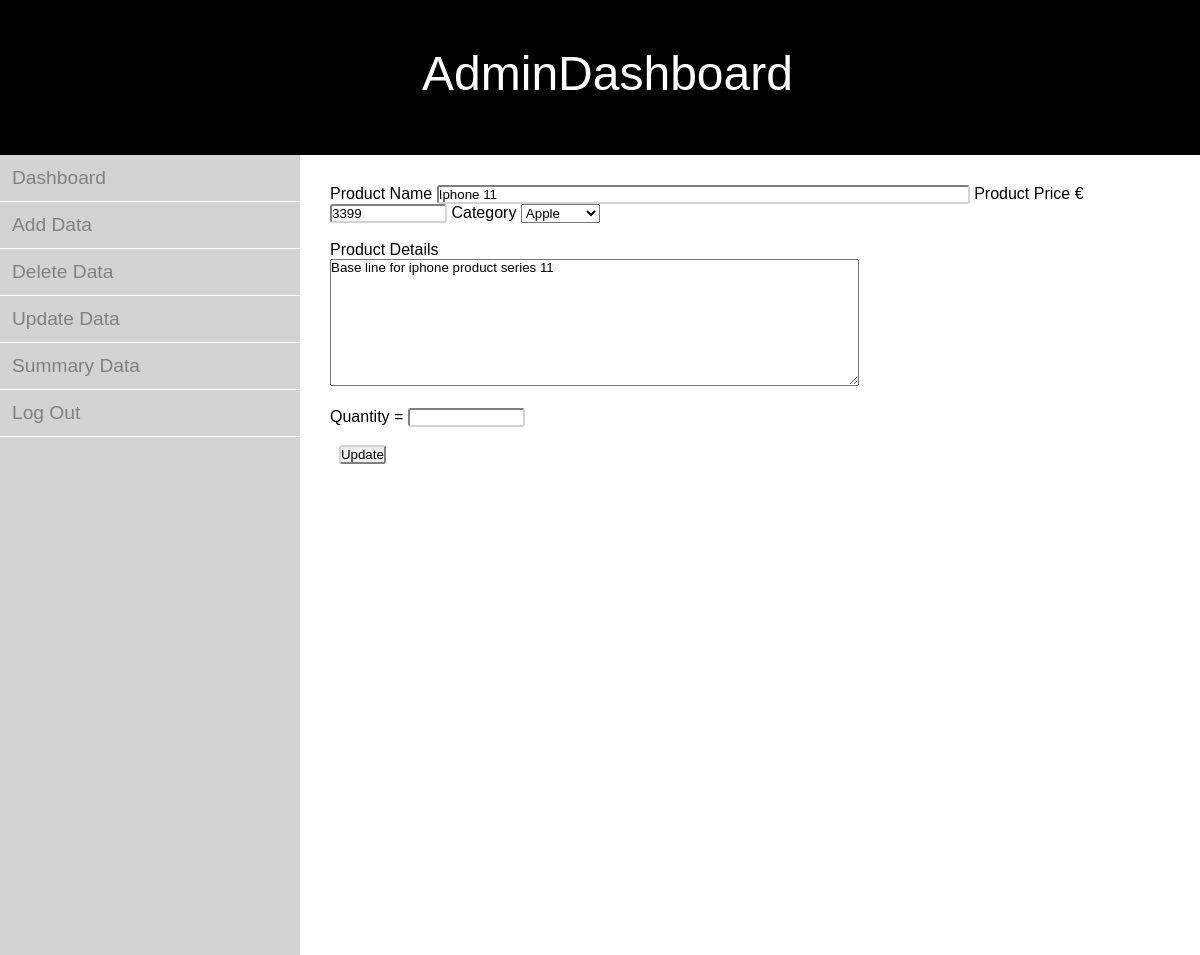
Screenshot of /admin/updateform.php?itemID=4 (signed in) with the database file from the repository.
### tables this page shows
CREATE TABLE `item` (
  `itemID` int(50) NOT NULL,
  `product_name` varchar(200) NOT NULL,
  `price` double NOT NULL,
  `quantity` int(11) NOT NULL,
  `details` varchar(1000) NOT NULL,
  `i_rating` double NOT NULL,
  `brand` varchar(50) NOT NULL,
  `fileField` int(11) NOT NULL
);

### admin/updateform.php (the view, shortened to what this page needs)
<?php
  if (@$_SESSION['user']) {
    $user = @$_SESSION['user'];
    $sql = mysql_query("SELECT * FROM user WHERE username = '$user'") or die(mysql_error());
    $data = mysql_fetch_array($sql);
    $usertype = $data['access'];
    if ($usertype === "admin") {
?>
<!DOCTYPE html>
<html>
<head>
	<link rel="stylesheet"type="text/css"href="../css/adminstyle.css"/>
</head>
<div id="header"><br><br>
  <div class="adminlogo"><a href="#">Admin<span>Dashboard</span></a></div><br><br><br>
</div>
<div id="container">
<div id="sidebar">
  <ul id="nav">
    <li><a class="dash"href="homepageadmin.php">Dashboard</a></li>
    <li><a href="additem.php">Add Data</a></li>
    <li><a href="deleteitem.php">Delete Data</a></li>
    <li><a href="updateitem.php">Update Data</a></li>
    <li><a href="summaryitem.php">Summary Data</a></li>
    <li><a href="../sign-out.php">Log Out</a></li>
  </ul>
</div>
<body>
	<div id="content">
		<?php
		$itemID = $_GET['itemID'];
		$sql =mysql_query("SELECT * FROM item WHERE itemID = $itemID");
		$row = mysql_fetch_array($sql);
	?>
	<form method="POST" action="update.php" enctype="multipart/form-data" name="myForm" id="myform" method="post">
  <tr>
    <td>Product Name</td>
    <td><label>
      <input name="product_name" type="text" id="product_name" size="64" value="<?php echo $row['product_name']?>" />
    </label></td>
  </tr>
  <tr>
    <td align="left">Product Price</td>
    <td><label>
      €
          <input name="price" type="text" id="price" size="12" value="<?php echo $row['price']?>" />
    </label></td>
  </tr>
   <tr>
    <td align="left">Category</td>
    <td><label>
      <select name="brand" id="brand">
      <option value="apple" <?php if ($row['brand'] == "apple" ) echo 'selected'; ?> >Apple</option>
      </select>
    </label></td>
  </tr>
  <br>
  <br>
  <tr>
    <td align="left">Product Details</td><br>
    <td><label>
      <textarea name="details" id="details" cols="64" rows="5"><?php echo $row['details']?></textarea>
    </label></td>
  </tr>
  <br><br>
  <tr>
    <td align="left">Quantity</td>
    <td><label>
      =
          <input name="quantity" type="text" id="quantity
          " size="12" />
    </label></td>
  </tr>
  <br><br>
  <tr>
    <td><label>
      <input type="submit" name="button" id="button" value="Update" />
    </label></td>
  </tr>
</form>
	</div>
</body>
</html>
<?php
    }
    elseif ($usertype === "user") {
      ?><script type="text/javascript">location.replace("../admin/homepageadmin.php");</script><?php
    }
    else{
      ?><script type="text/javascript">location.replace("../index.php");</script><?php
    }
  }
  else{
    ?><script type="text/javascript">location.replace("../index.php");</script><?php
  }
?>

### css/adminstyle.css (style rules this page uses)
* { margin:0; padding:0; box-sizing: border-box; font-family: 'Montserrat', sans-serif; }
a { text-decoration: none; }
#header { width: 100%; height: 50%px; background-color: #000; margin:0 auto; }
.adminlogo { text-align:center ; margin-top:10px; margin-left:15px; }
.adminlogo a { font-size: 3.0em; color:#ffffff; }
.adminlogo a span { font-weight: 300; }
#container { width:100%; margin:0 auto; }
#sidebar { width:300px; height:800px; background-color: #d3d3d3; float:left; }
#content { width:auto; height: 600px; margin-left: 300px; background-color: #fff; padding:15px; }
ul#nav li { list-style: none; }
ul#nav li a { color:grey; display:block; padding: 12px; font-size: 1.2em; border-bottom:1px solid #fff; -webkit-transition:0.2s; -moz-transition:0.2s; -o-transition:0.2s; transition:0.2s; }
ul#nav li a.dash { background-color: #d3d3d3; color:grey; }
#myform { padding:15px; box-sizing: border-box; }
textarea { padding-bottom: 50px; }
label { padding-bottom: 15px; }
input { border-radius: 3px; border-color: #d3d3d3; }

### rows the page displays
item: product_name "Iphone 11", price "3399", brand "Apple", details "Base line for iphone product series 11"
